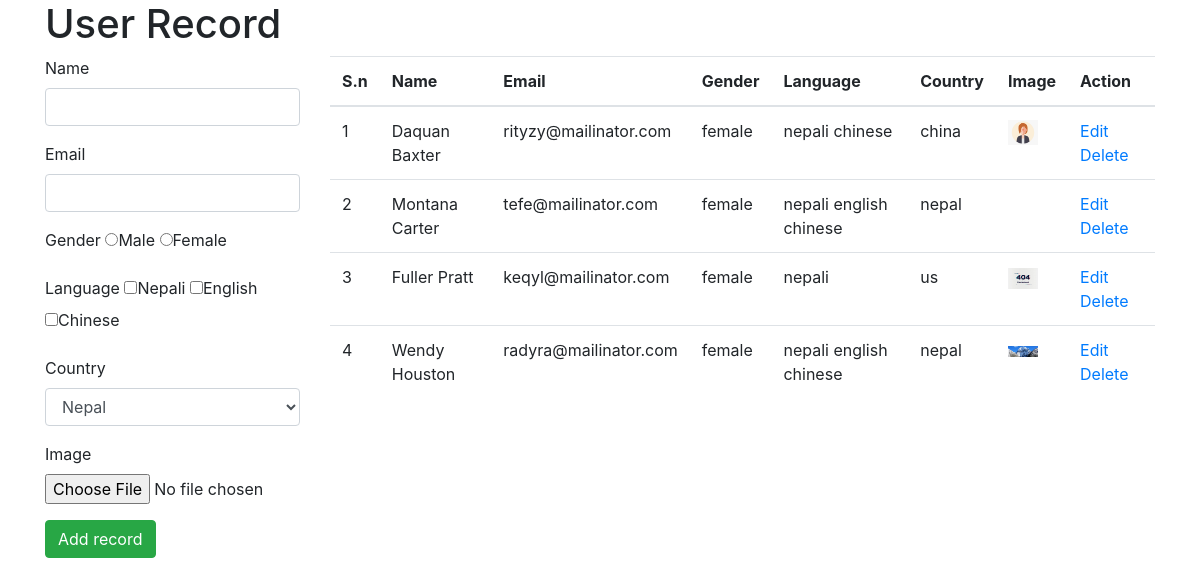
The page / on the database its author committed.
### record/models.py (models this page shows)
class User(models.Model):
    gender_filed = [
        ('male', 'Male'),
        ('female', 'Female')
    ]
    language_filed = [
        ('nepali', 'Nepali'),
        ('english', 'English'),
        ('chinese', 'Chinese')
    ]
    name = models.CharField(max_length=255)
    email = models.CharField(max_length=255, unique=True)
    gender = models.CharField(choices=gender_filed, max_length=10)
    language = models.CharField(choices=language_filed, max_length=100)
    country = models.CharField(max_length=100)
    image = models.ImageField(upload_to='user_gallery', blank=True, null=True)
    def get_language(self):
        lang = self.language
        lang_object = lang.split(',')
        return lang_object

### record/views.py (the view)
# urls.py: path('', views.index, name='index'),
def index(request):
    if request.method == "POST":
        name = request.POST['name']
        email = request.POST['email']
        user_object = User.objects.filter(email=email).count()
        if user_object > 0:
            messages.success(request, 'Email already exists')
            return redirect(request.META.get('HTTP_REFERER'))
        gender = request.POST['gender']
        country = request.POST['country']
        language = request.POST.getlist('language')
        language_list = ','.join(map(str, language))
        image = ''
        if request.FILES:
            image = request.FILES['image']
        obj = User.objects.create(name=name, email=email, gender=gender,
                                  language=language_list, country=country, image=image
                                  )
        obj.save()
        messages.success(request, "Data was inserted")
        return redirect(request.META.get('HTTP_REFERER'))
    else:
        content = {
            'userData': User.objects.all()
        }
        return render(request, 'index.html', content)

### record/templates/index.html (shortened to what this page needs)
{% extends 'layouts.html' %}
{% block content %}
    <div class="row">
        <div class="col-md-12">
            <h1>User Record</h1>
        </div>
    </div>
    <div class="row">
        <div class="col-md-3">
            <form action="" method="post" enctype="multipart/form-data">
                <div class="form-group">
                    <label for="name">Name</label>
                    <input type="text" name="name" class="form-control" id="name" required>
                </div>
                <div class="form-group">
                    <label for="email">Email</label>
                    <input type="email" name="email" class="form-control" id="email" required>
                </div>
                <div class="form-group">
                    <label for="gender">Gender</label>
                    <label><input type="radio" name="gender" value="male">Male</label>
                    <label><input type="radio" name="gender" value="female">Female</label>
                </div>
                <div class="form-group">
                    <label for="language">Language</label>
                    <label><input type="checkbox" name="language" value="nepali">Nepali</label>
                    <label><input type="checkbox" name="language" value="english">English</label>
                    <label><input type="checkbox" name="language" value="chinese">Chinese</label>
                </div>
                <div class="form-group">
                    <label for="country">Country</label>
                    <select name="country" id="country" class="form-control">
                        <option value="nepal">Nepal</option>
                    </select>
                </div>
                <div class="form-group">
                    <label for="image">Image</label> <br>
                    <input type="file" name="image">
                </div>
                <div class="form-group">
                    <button class="btn btn-success">Add record</button>
                </div>
            </form>
        </div>
        <div class="col-md-9">
            <table class="table table-hover">
                <thead>
                <tr>
                    <th>S.n</th>
                    <th>Name</th>
                    <th>Email</th>
                    <th>Gender</th>
                    <th>Language</th>
                    <th>Country</th>
                    <th>Image</th>
                    <th>Action</th>
                </tr>
                </thead>
                <tbody>
                {% for user in userData %}
                    <tr>
                        <td>{{ forloop.counter }}</td>
                        <td>{{ user.name }}</td>
                        <td>{{ user.email }}</td>
                        <td>{{ user.gender }}</td>
                        <td>
                            {% for language in user.get_language %}
                                {{ language }}
                            {% endfor %}
                        </td>
                        <td>{{ user.country }}</td>
                        <td>
                            {% if user.image %}
                                <img src="{{ user.image.url }}" width="30" alt="">
                            {% endif %}
                        </td>
                        <td>
                            <a href="{% url 'edit' user.id %}">Edit</a>
                            <a href="{% url 'delete' user.id %}">Delete</a>
                        </td>
                    </tr>
                {% endfor %}
                </tbody>
            </table>
        </div>
    </div>
{% endblock content %}

### record/templates/layouts.html (shortened to what this page needs)
<!doctype html>
{% load static %}
<html lang="en">
<head>
    <link rel="stylesheet" href="{% static 'css/bootstrap.css' %}">
</head>
<body>
<div class="container">
    {% block content %}
    {% endblock %}
</div>
</body>
</html>

### rows shown on the page
User: name "Daquan Baxter", email "rityzy@mailinator.com", gender "female", get_language "nepali" "chinese", country "china", image (picture)
User: name "Montana Carter", email "tefe@mailinator.com", gender "female", get_language "nepali" "english" "chinese", country "nepal"
User: name "Fuller Pratt", email "keqyl@mailinator.com", gender "female", get_language "nepali", country "us", image (picture)
User: name "Wendy Houston", email "radyra@mailinator.com", gender "female", get_language "nepali" "english" "chinese", country "nepal", image (picture)
